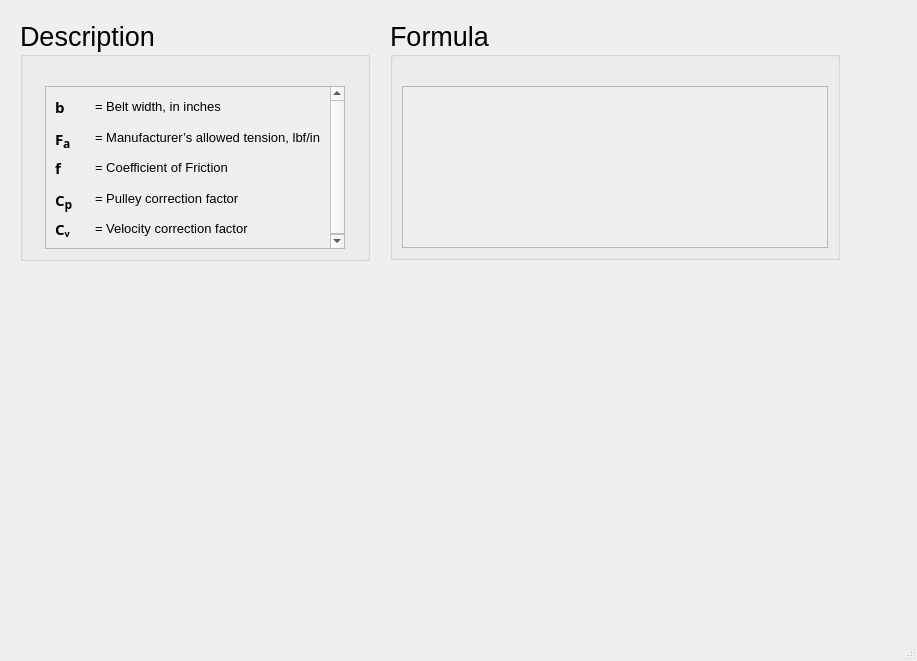
<?xml version="1.0" encoding="UTF-8"?>
<ui version="4.0">
 <class>MainWindow</class>
 <widget class="QMainWindow" name="MainWindow">
  <property name="geometry">
   <rect>
    <x>0</x>
    <y>0</y>
    <width>917</width>
    <height>661</height>
   </rect>
  </property>
  <property name="windowTitle">
   <string>MainWindow</string>
  </property>
  <widget class="QWidget" name="centralwidget">
   <widget class="QGroupBox" name="groupBox_453">
    <property name="geometry">
     <rect>
      <x>20</x>
      <y>20</y>
      <width>350</width>
      <height>241</height>
     </rect>
    </property>
    <property name="sizePolicy">
     <sizepolicy hsizetype="Minimum" vsizetype="Minimum">
      <horstretch>0</horstretch>
      <verstretch>0</verstretch>
     </sizepolicy>
    </property>
    <property name="minimumSize">
     <size>
      <width>350</width>
      <height>0</height>
     </size>
    </property>
    <property name="maximumSize">
     <size>
      <width>350</width>
      <height>241</height>
     </size>
    </property>
    <property name="font">
     <font>
      <family>Segoe UI</family>
      <pointsize>20</pointsize>
      <weight>50</weight>
      <italic>false</italic>
      <bold>false</bold>
     </font>
    </property>
    <property name="title">
     <string>Description</string>
    </property>
    <layout class="QGridLayout" name="gridLayout_924">
     <item row="1" column="0">
      <widget class="QScrollArea" name="scrollArea_272">
       <property name="sizePolicy">
        <sizepolicy hsizetype="Minimum" vsizetype="Minimum">
         <horstretch>0</horstretch>
         <verstretch>0</verstretch>
        </sizepolicy>
       </property>
       <property name="maximumSize">
        <size>
         <width>300</width>
         <height>361</height>
        </size>
       </property>
       <property name="font">
        <font>
         <family>Segoe UI</family>
         <pointsize>15</pointsize>
         <weight>50</weight>
         <italic>false</italic>
         <bold>false</bold>
        </font>
       </property>
       <property name="verticalScrollBarPolicy">
        <enum>Qt::ScrollBarAsNeeded</enum>
       </property>
       <property name="horizontalScrollBarPolicy">
        <enum>Qt::ScrollBarAlwaysOff</enum>
       </property>
       <property name="widgetResizable">
        <bool>true</bool>
       </property>
       <widget class="QWidget" name="scrollAreaWidgetContents_272">
        <property name="geometry">
         <rect>
          <x>0</x>
          <y>0</y>
          <width>284</width>
          <height>162</height>
         </rect>
        </property>
        <layout class="QGridLayout" name="gridLayout_925">
         <item row="0" column="0">
          <widget class="QLabel" name="label_604">
           <property name="font">
            <font>
             <family>Segoe UI Variable Text Semibold</family>
             <pointsize>11</pointsize>
             <weight>75</weight>
             <italic>false</italic>
             <bold>true</bold>
            </font>
           </property>
           <property name="text">
            <string>&lt;html&gt;&lt;head/&gt;&lt;body&gt;&lt;p&gt;b&lt;/p&gt;&lt;/body&gt;&lt;/html&gt;</string>
           </property>
          </widget>
         </item>
         <item row="1" column="0">
          <widget class="QLabel" name="label_605">
           <property name="font">
            <font>
             <family>Segoe UI Variable Small Semibol</family>
             <pointsize>11</pointsize>
             <weight>75</weight>
             <italic>false</italic>
             <bold>true</bold>
            </font>
           </property>
           <property name="text">
            <string>&lt;html&gt;&lt;head/&gt;&lt;body&gt;&lt;p&gt;F&lt;span style=&quot; font-size:14pt; vertical-align:sub;&quot;&gt;a&lt;/span&gt;&lt;/p&gt;&lt;/body&gt;&lt;/html&gt;</string>
           </property>
          </widget>
         </item>
         <item row="1" column="1">
          <widget class="QLabel" name="htext_1668">
           <property name="font">
            <font>
             <family>Segoe UI</family>
             <pointsize>10</pointsize>
             <weight>50</weight>
             <italic>false</italic>
             <bold>false</bold>
            </font>
           </property>
           <property name="text">
            <string>&lt;html&gt;&lt;head/&gt;&lt;body&gt;&lt;p&gt;= Manufacturer’s allowed tension, lbf/in&lt;/p&gt;&lt;/body&gt;&lt;/html&gt;</string>
           </property>
          </widget>
         </item>
         <item row="2" column="0">
          <widget class="QLabel" name="label_606">
           <property name="font">
            <font>
             <family>Segoe UI Variable Small Semibol</family>
             <pointsize>11</pointsize>
             <weight>75</weight>
             <italic>false</italic>
             <bold>true</bold>
            </font>
           </property>
           <property name="text">
            <string>&lt;html&gt;&lt;head/&gt;&lt;body&gt;&lt;p&gt;f&lt;/p&gt;&lt;/body&gt;&lt;/html&gt;</string>
           </property>
          </widget>
         </item>
         <item row="2" column="1">
          <widget class="QLabel" name="htext_1669">
           <property name="font">
            <font>
             <family>MS Shell Dlg 2</family>
             <pointsize>10</pointsize>
             <weight>50</weight>
             <italic>false</italic>
             <bold>false</bold>
            </font>
           </property>
           <property name="text">
            <string>&lt;html&gt;&lt;head/&gt;&lt;body&gt;&lt;p&gt;= Coefficient of Friction&lt;/p&gt;&lt;/body&gt;&lt;/html&gt;</string>
           </property>
          </widget>
         </item>
         <item row="0" column="1">
          <widget class="QLabel" name="htext_1670">
           <property name="font">
            <font>
             <family>MS Shell Dlg 2</family>
             <pointsize>10</pointsize>
             <weight>50</weight>
             <italic>false</italic>
             <bold>false</bold>
            </font>
           </property>
           <property name="text">
            <string>&lt;html&gt;&lt;head/&gt;&lt;body&gt;&lt;p&gt;= Belt width, in inches&lt;/p&gt;&lt;/body&gt;&lt;/html&gt;</string>
           </property>
          </widget>
         </item>
         <item row="3" column="0">
          <widget class="QLabel" name="label_607">
           <property name="font">
            <font>
             <family>Segoe UI Variable Small Semibol</family>
             <pointsize>11</pointsize>
             <weight>75</weight>
             <italic>false</italic>
             <bold>true</bold>
            </font>
           </property>
           <property name="text">
            <string>&lt;html&gt;&lt;head/&gt;&lt;body&gt;&lt;p&gt;C&lt;span style=&quot; font-size:14pt; vertical-align:sub;&quot;&gt;p&lt;/span&gt;&lt;/p&gt;&lt;/body&gt;&lt;/html&gt;</string>
           </property>
          </widget>
         </item>
         <item row="4" column="0">
          <widget class="QLabel" name="label_608">
           <property name="font">
            <font>
             <family>Segoe UI Variable Small Semibol</family>
             <pointsize>11</pointsize>
             <weight>75</weight>
             <italic>false</italic>
             <bold>true</bold>
            </font>
           </property>
           <property name="text">
            <string>&lt;html&gt;&lt;head/&gt;&lt;body&gt;&lt;p&gt;C&lt;span style=&quot; vertical-align:sub;&quot;&gt;v&lt;/span&gt;&lt;/p&gt;&lt;/body&gt;&lt;/html&gt;</string>
           </property>
          </widget>
         </item>
         <item row="4" column="1">
          <widget class="QLabel" name="htext_1671">
           <property name="font">
            <font>
             <family>Segoe UI</family>
             <pointsize>10</pointsize>
             <weight>50</weight>
             <italic>false</italic>
             <bold>false</bold>
            </font>
           </property>
           <property name="text">
            <string>&lt;html&gt;&lt;head/&gt;&lt;body&gt;&lt;p&gt;= Velocity correction factor&lt;/p&gt;&lt;/body&gt;&lt;/html&gt;</string>
           </property>
          </widget>
         </item>
         <item row="3" column="1">
          <widget class="QLabel" name="htext_1672">
           <property name="font">
            <font>
             <family>Segoe UI</family>
             <pointsize>10</pointsize>
             <weight>50</weight>
             <italic>false</italic>
             <bold>false</bold>
            </font>
           </property>
           <property name="text">
            <string>&lt;html&gt;&lt;head/&gt;&lt;body&gt;&lt;p&gt;= Pulley correction factor&lt;/p&gt;&lt;/body&gt;&lt;/html&gt;</string>
           </property>
          </widget>
         </item>
        </layout>
       </widget>
      </widget>
     </item>
     <item row="0" column="0">
      <spacer name="verticalSpacer_453">
       <property name="orientation">
        <enum>Qt::Vertical</enum>
       </property>
       <property name="sizeType">
        <enum>QSizePolicy::Fixed</enum>
       </property>
       <property name="sizeHint" stdset="0">
        <size>
         <width>20</width>
         <height>20</height>
        </size>
       </property>
      </spacer>
     </item>
    </layout>
   </widget>
   <widget class="QGroupBox" name="groupBox_452">
    <property name="geometry">
     <rect>
      <x>390</x>
      <y>20</y>
      <width>450</width>
      <height>240</height>
     </rect>
    </property>
    <property name="sizePolicy">
     <sizepolicy hsizetype="Minimum" vsizetype="Minimum">
      <horstretch>0</horstretch>
      <verstretch>0</verstretch>
     </sizepolicy>
    </property>
    <property name="minimumSize">
     <size>
      <width>450</width>
      <height>0</height>
     </size>
    </property>
    <property name="maximumSize">
     <size>
      <width>450</width>
      <height>241</height>
     </size>
    </property>
    <property name="font">
     <font>
      <family>Segoe UI</family>
      <pointsize>20</pointsize>
      <weight>50</weight>
      <italic>false</italic>
      <bold>false</bold>
     </font>
    </property>
    <property name="title">
     <string>Formula</string>
    </property>
    <layout class="QGridLayout" name="gridLayout_922">
     <item row="1" column="0">
      <widget class="QScrollArea" name="scrollArea_271">
       <property name="sizePolicy">
        <sizepolicy hsizetype="Minimum" vsizetype="Minimum">
         <horstretch>0</horstretch>
         <verstretch>0</verstretch>
        </sizepolicy>
       </property>
       <property name="font">
        <font>
         <family>Segoe UI</family>
         <pointsize>15</pointsize>
         <weight>50</weight>
         <italic>false</italic>
         <bold>false</bold>
        </font>
       </property>
       <property name="verticalScrollBarPolicy">
        <enum>Qt::ScrollBarAsNeeded</enum>
       </property>
       <property name="widgetResizable">
        <bool>true</bool>
       </property>
       <widget class="QWidget" name="scrollAreaWidgetContents_271">
        <property name="geometry">
         <rect>
          <x>0</x>
          <y>0</y>
          <width>424</width>
          <height>148</height>
         </rect>
        </property>
        <layout class="QGridLayout" name="gridLayout_923">
         <item row="0" column="0">
          <widget class="QLabel" name="htext_1665">
           <property name="font">
            <font>
             <family>MS Shell Dlg 2</family>
             <pointsize>11</pointsize>
             <weight>50</weight>
             <italic>false</italic>
             <bold>false</bold>
            </font>
           </property>
           <property name="text">
            <string>&lt;html&gt;&lt;head/&gt;&lt;body&gt;&lt;p&gt;&lt;img src=&quot;:/desc/images/Fc belt.png&quot;/&gt;&lt;/p&gt;&lt;/body&gt;&lt;/html&gt;</string>
           </property>
           <property name="scaledContents">
            <bool>true</bool>
           </property>
          </widget>
         </item>
         <item row="1" column="0">
          <widget class="QLabel" name="htext_1666">
           <property name="font">
            <font>
             <family>MS Shell Dlg 2</family>
             <pointsize>11</pointsize>
             <weight>50</weight>
             <italic>false</italic>
             <bold>false</bold>
            </font>
           </property>
           <property name="text">
            <string>&lt;html&gt;&lt;head/&gt;&lt;body&gt;&lt;p&gt;&lt;img src=&quot;:/desc/images/weight belt.png&quot;/&gt;&lt;/p&gt;&lt;/body&gt;&lt;/html&gt;</string>
           </property>
           <property name="scaledContents">
            <bool>true</bool>
           </property>
          </widget>
         </item>
         <item row="2" column="0">
          <widget class="QLabel" name="htext_1667">
           <property name="font">
            <font>
             <family>MS Shell Dlg 2</family>
             <pointsize>11</pointsize>
             <weight>50</weight>
             <italic>false</italic>
             <bold>false</bold>
            </font>
           </property>
           <property name="text">
            <string>&lt;html&gt;&lt;head/&gt;&lt;body&gt;&lt;p&gt;&lt;img src=&quot;:/desc/images/belt speed.png&quot;/&gt;&lt;/p&gt;&lt;/body&gt;&lt;/html&gt;</string>
           </property>
           <property name="scaledContents">
            <bool>true</bool>
           </property>
          </widget>
         </item>
        </layout>
       </widget>
      </widget>
     </item>
     <item row="0" column="0">
      <spacer name="verticalSpacer_452">
       <property name="orientation">
        <enum>Qt::Vertical</enum>
       </property>
       <property name="sizeType">
        <enum>QSizePolicy::Fixed</enum>
       </property>
       <property name="sizeHint" stdset="0">
        <size>
         <width>20</width>
         <height>20</height>
        </size>
       </property>
      </spacer>
     </item>
    </layout>
   </widget>
  </widget>
  <widget class="QMenuBar" name="menubar">
   <property name="geometry">
    <rect>
     <x>0</x>
     <y>0</y>
     <width>917</width>
     <height>24</height>
    </rect>
   </property>
  </widget>
  <widget class="QStatusBar" name="statusbar"/>
 </widget>
 <resources/>
 <connections/>
</ui>
